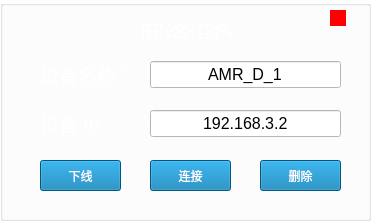
     <widget class="QGroupBox" name="netCar_12">
      <property name="geometry">
       <rect>
        <x>780</x>
        <y>450</y>
        <width>371</width>
        <height>221</height>
       </rect>
      </property>
      <property name="styleSheet">
       <string notr="true">background-color: transparent;</string>
      </property>
      <property name="title">
       <string/>
      </property>
      <widget class="QLabel" name="status_12">
       <property name="geometry">
        <rect>
         <x>330</x>
         <y>10</y>
         <width>16</width>
         <height>16</height>
        </rect>
       </property>
       <property name="styleSheet">
        <string notr="true">background-color: rgb(255, 0, 0);</string>
       </property>
       <property name="text">
        <string/>
       </property>
      </widget>
      <widget class="QPushButton" name="delete_12">
       <property name="geometry">
        <rect>
         <x>260</x>
         <y>160</y>
         <width>81</width>
         <height>31</height>
        </rect>
       </property>
       <property name="styleSheet">
        <string notr="true">background-color: rgb(0, 120, 176);
color: rgb(255, 255, 255);</string>
       </property>
       <property name="text">
        <string>删除</string>
       </property>
      </widget>
      <widget class="QPushButton" name="startButton_12">
       <property name="geometry">
        <rect>
         <x>150</x>
         <y>160</y>
         <width>81</width>
         <height>31</height>
        </rect>
       </property>
       <property name="styleSheet">
        <string notr="true">background-color: rgb(0, 120, 176);
color: rgb(255, 255, 255);</string>
       </property>
       <property name="text">
        <string>连接</string>
       </property>
      </widget>
      <widget class="QPushButton" name="stopButton_12">
       <property name="geometry">
        <rect>
         <x>40</x>
         <y>160</y>
         <width>81</width>
         <height>31</height>
        </rect>
       </property>
       <property name="styleSheet">
        <string notr="true">background-color: rgb(0, 120, 176);
color: rgb(255, 255, 255);</string>
       </property>
       <property name="text">
        <string>下线</string>
       </property>
      </widget>
      <widget class="QLabel" name="label_183">
       <property name="geometry">
        <rect>
         <x>140</x>
         <y>15</y>
         <width>101</width>
         <height>24</height>
        </rect>
       </property>
       <property name="text">
        <string>&lt;html&gt;&lt;head/&gt;&lt;body&gt;&lt;p&gt;&lt;span style=&quot; font-size:18pt; color:#ffffff;&quot;&gt;网络设备&lt;/span&gt;&lt;/p&gt;&lt;/body&gt;&lt;/html&gt;</string>
       </property>
      </widget>
      <widget class="QWidget" name="layoutWidget_14">
       <property name="geometry">
        <rect>
         <x>40</x>
         <y>60</y>
         <width>301</width>
         <height>78</height>
        </rect>
       </property>
       <layout class="QGridLayout" name="gridLayout_12">
        <property name="horizontalSpacing">
         <number>15</number>
        </property>
        <property name="verticalSpacing">
         <number>20</number>
        </property>
        <item row="0" column="0">
         <widget class="QLabel" name="label_184">
          <property name="text">
           <string>&lt;html&gt;&lt;head/&gt;&lt;body&gt;&lt;p&gt;&lt;span style=&quot; font-size:14pt; color:#ffffff;&quot;&gt;设备名称：&lt;/span&gt;&lt;/p&gt;&lt;/body&gt;&lt;/html&gt;</string>
          </property>
         </widget>
        </item>
        <item row="0" column="1">
         <widget class="QLineEdit" name="netDevice_12">
          <property name="sizePolicy">
           <sizepolicy hsizetype="Expanding" vsizetype="Fixed">
            <horstretch>0</horstretch>
            <verstretch>0</verstretch>
           </sizepolicy>
          </property>
          <property name="font">
           <font>
            <pointsize>12</pointsize>
           </font>
          </property>
          <property name="styleSheet">
           <string notr="true">color: rgb(0, 0, 0);
background-color: rgb(255, 255, 255);</string>
          </property>
          <property name="text">
           <string>AMR_D_1</string>
          </property>
          <property name="alignment">
           <set>Qt::AlignCenter</set>
          </property>
         </widget>
        </item>
        <item row="1" column="0">
         <widget class="QLabel" name="label_185">
          <property name="text">
           <string>&lt;html&gt;&lt;head/&gt;&lt;body&gt;&lt;p&gt;&lt;span style=&quot; font-size:14pt; color:#ffffff;&quot;&gt;设备   IP:&lt;/span&gt;&lt;/p&gt;&lt;/body&gt;&lt;/html&gt;</string>
          </property>
         </widget>
        </item>
        <item row="1" column="1">
         <widget class="QLineEdit" name="netIP_12">
          <property name="sizePolicy">
           <sizepolicy hsizetype="Expanding" vsizetype="Fixed">
            <horstretch>0</horstretch>
            <verstretch>0</verstretch>
           </sizepolicy>
          </property>
          <property name="font">
           <font>
            <pointsize>12</pointsize>
           </font>
          </property>
          <property name="styleSheet">
           <string notr="true">background-color: rgb(255, 255, 255);
color: rgb(0, 0, 0);</string>
          </property>
          <property name="text">
           <string>192.168.3.2</string>
          </property>
          <property name="alignment">
           <set>Qt::AlignCenter</set>
          </property>
         </widget>
        </item>
       </layout>
      </widget>
     </widget>
